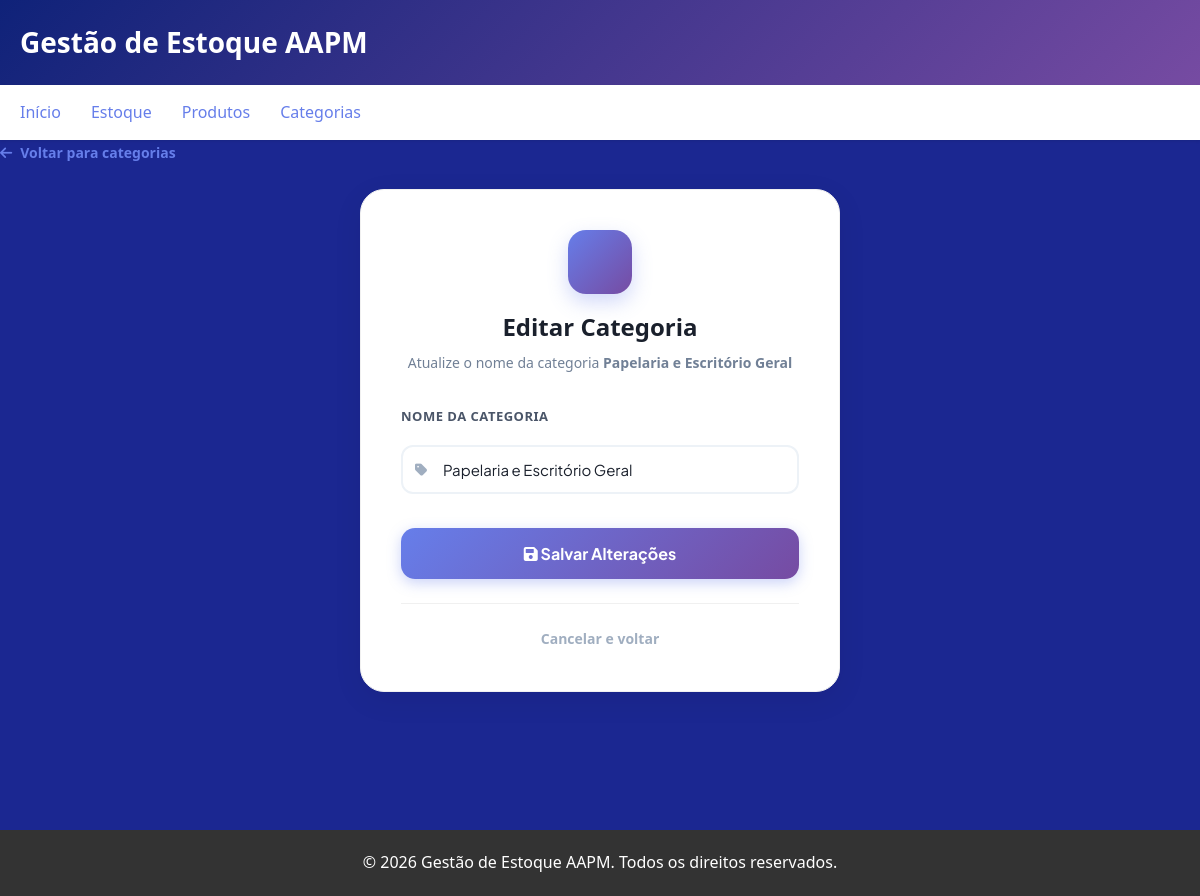
The page /categorias/2/editar (signed in) on the database as committed earlier.
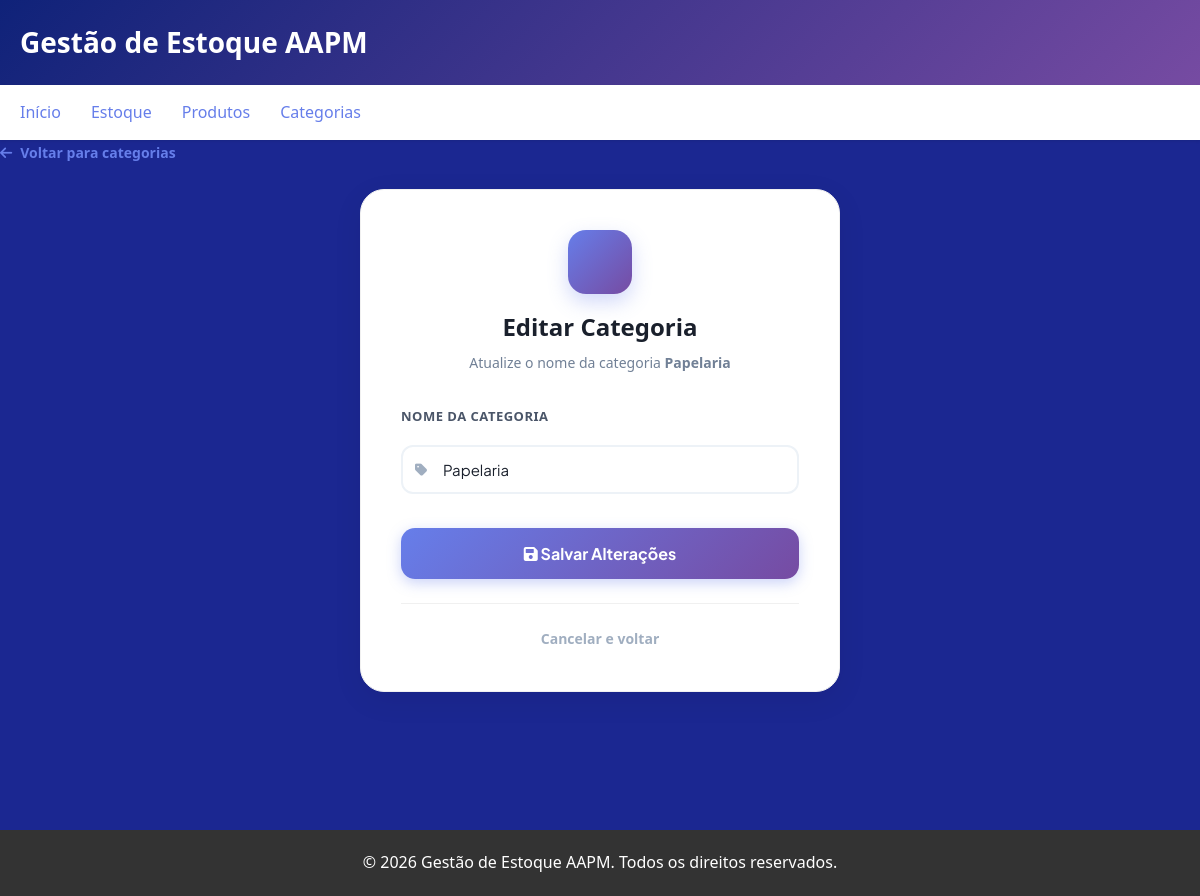
The same page on the database as committed later.
### app/models/categoria.py (models this page shows, shortened)
class Categoria(Base):
    __tablename__ = "categorias"
    id = Column(Integer, primary_key=True, index=True)
    nome = Column(String(50), unique=True, nullable=False)
    descricao = Column(String(255), nullable=True)
    ativa = Column(Boolean, default=True)
    produtos = relationship("Produto", back_populates="categoria")

### app/controllers/categoria_controller.py (the view)
@router.get("/{categoria_id}/editar")
def form_editar_categoria(
    categoria_id: int,
    request: Request,
    db: Session = Depends(get_db),
    admin = Depends(get_admin)
):
    editando = db.query(Categoria).filter(
        Categoria.id == categoria_id
    ).first()
    if not editando:
        return RedirectResponse(url="/categorias", status_code=302)
    return templates.TemplateResponse(
        request,
        "categorias/form.html",
        {
            "request":  request,
            "usuario":  admin,
            "editando": editando,
        }
    )

### app/templates/categorias/form.html (shortened to what this page needs)
{% extends "base.html" %}
{% block head %}
<link rel="stylesheet" href="https://cdnjs.cloudflare.com/ajax/libs/font-awesome/6.0.0/css/all.min.css">
{% endblock %}
{% block content %}
<a href="/categorias" class="back-link"><i class="fas fa-arrow-left"></i> Voltar para categorias</a>
<div class="form-card">
  <div class="form-header">
    <div class="form-icon">
    </div>
    <h2 class="form-title">{{ 'Editar Categoria' if editando else 'Nova Categoria' }}</h2>
    <p class="form-subtitle">
      {% if editando %}Atualize o nome da categoria <strong>{{ editando.nome }}</strong>
      {% else %}Crie uma nova categoria para organizar os produtos{% endif %}
    </p>
  </div>
  <form action="/categorias/{{ editando.id ~ '/editar' if editando else 'nova' }}" method="post">
    <div class="field">
      <label>Nome da Categoria</label>
      <div class="input-wrap">
        <input type="text" name="nome" placeholder="Ex: Papelaria, Esportes..." required
          value="{{ editando.nome if editando else (valores.nome if valores else '') }}"
          autofocus>
      </div>
    </div>
    <button type="submit" class="btn-submit">
      <i class="fas fa-{{ 'floppy-disk' if editando else 'folder-plus' }}"></i>
      {{ 'Salvar Alterações' if editando else 'Criar Categoria' }}
    </button>
  </form>
  <hr class="divider">
  <a href="/categorias" class="cancel-link">Cancelar e voltar</a>
</div>
{% endblock %}

Rows that differ between the two databases and show on the page:
changed Categoria: nome "Papelaria e Escritório Geral" → "Papelaria"
